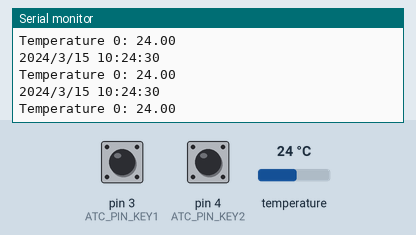
This sketch was run on a simulated Arduino Uno, built with avr-gcc and run on an emulated ATmega328P. On the bench: the last lines printed to the serial monitor. The inputs (shaded band) are chosen by the test bench; at power-on: pin 3 (ATC_PIN_KEY1) LOW, temperature 24 °C, pin 4 (ATC_PIN_KEY2) LOW. The local clock reads 2024-03-15 10:24:30 at power-on unless the sketch sets it.

Above: at 1.2 s.
1.3 s: pin 3 (ATC_PIN_KEY1) pulled HIGH for 0.3 s
At 1.46 s:
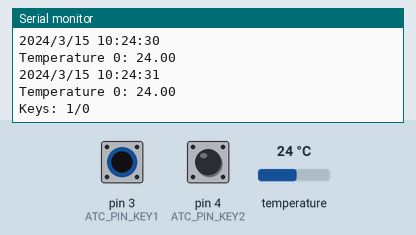
3.1 s: temperature set to 12 °C
At 3.22 s:
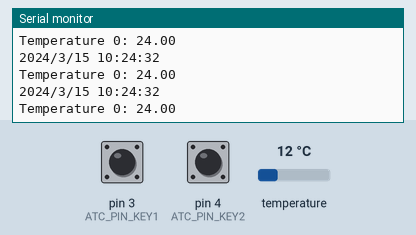
4.6 s: pin 4 (ATC_PIN_KEY2) pulled HIGH for 0.3 s
At 4.77 s:
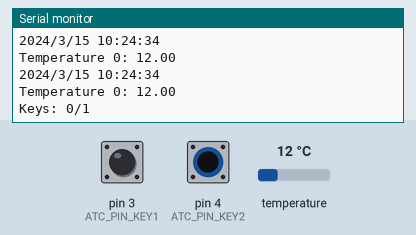
6.4 s: pin 3 (ATC_PIN_KEY1) pulled HIGH for 1 s
At 6.55 s:
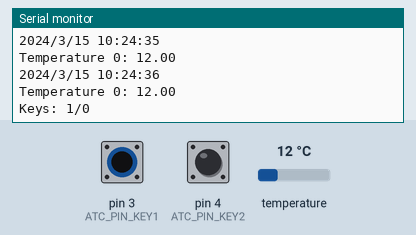
8.9 s: pin 4 (ATC_PIN_KEY2) pulled HIGH for 1 s
At 9.1 s:
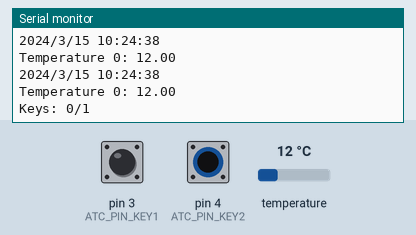
11.4 s: pin 4 (ATC_PIN_KEY2) pulled HIGH for 1 s
At 11.66 s:
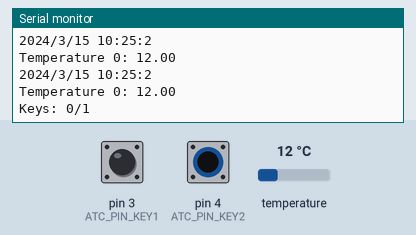
Timing chart, 0 to 14.4 s (numbered marks = the images above; inputs shaded):
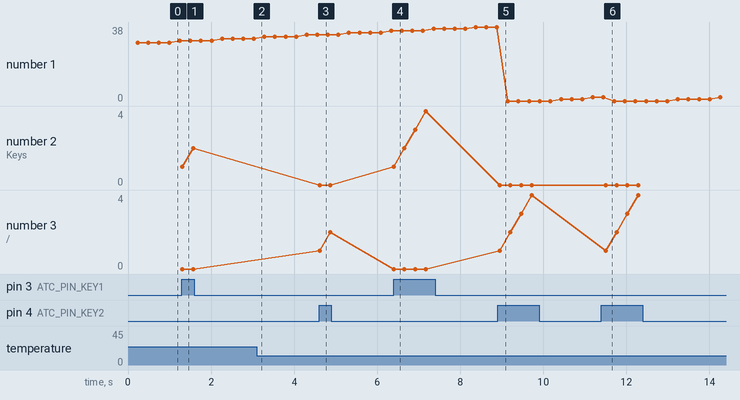

The sketch:

ArduinoTermoClock.ino
```cpp
#include "Display.h"

Display *display;

void setup() {
    // If Arduino 5V output is broken, use A0 and A1 for 5V power
//    pinMode(A0, OUTPUT);
//    pinMode(A1, OUTPUT);
//    digitalWrite(A0, HIGH);
//    digitalWrite(A1, HIGH);

    Serial.begin(9600);
    display = Display::make();
    display->init();
}

void loop() {
    display->fresh();
    display->draw();
    delay(50);
}
```

Display.cpp
```cpp
#include "Settings.h"

#if defined(ATC_DISPLAY_GRAPH)
#include "DisplayGraph.h"
#elif defined(ATC_DISPLAY_TEXT)
#include "DisplayText.h"
#else
#include "Display.h"
#endif

#ifdef ATC_USE_EEPROM_ADDR
#include <EEPROM.h>
#endif

const uint8_t ATC_daysInMonth [] PROGMEM = { 31,28,31,30,31,30,31,31,30,31,30,31 };

void Display::setMode(uint8_t aMode) {
    mMode = aMode;
#ifdef ATC_USE_EEPROM_ADDR
    EEPROM.update(ATC_USE_EEPROM_ADDR, mMode);
#endif
}

Display *Display::make() {
#if defined(ATC_DISPLAY_GRAPH)
    return new DisplayGraph(ATC_PIN_KEY1, ATC_PIN_KEY2, ATC_PIN_TERMO);
#elif defined(ATC_DISPLAY_TEXT)
    return new DisplayText(ATC_PIN_KEY1, ATC_PIN_KEY2, ATC_PIN_TERMO);
#else
    return new Display(ATC_PIN_KEY1, ATC_PIN_KEY2, ATC_PIN_TERMO);
#endif
}

void Display::strNum(float num, char *buf, uint8_t len, bool sig, uint8_t pos, bool fill) {
    int x = floor(fabs(num));
    int8_t p = len;
    int8_t b = (sig || (num < 0)) ? 1 : 0;

    buf[p--] = '\0';

    if (pos > 0)
        p -= pos + 1;

    for ( ; p >= b; --p) {
        buf[p] = '0' + (x % 10);
        x /= 10;
        if (!fill && !x) {
            --p;
            break;
        }
    }

    if (num < 0) {
        buf[p--] = '-';
    } else if (sig) {
        buf[p--] = '+';
    }

    for ( ; p >= 0; --p) {
        buf[p] = ' ';
    }

    if (pos > 0) {
        b = len - pos - 1;
        num = fabs(num);
        num -= floor(num);

        buf[b] = '.';
        for (p=1; p < pos; ++p) {
            x = floor(num * 10);
            num = num * 10 - x;
            buf[b+p] = '0' + x;
        }
        x = round(num * 10);
        buf[b+p] = '0' + x;
    }
}

void Display::init() {
    // Buttons init
    pinMode(mPinKey1, INPUT);
    pinMode(mPinKey2, INPUT);

#ifdef ATC_USE_EEPROM_ADDR
    setMode(EEPROM.read(ATC_USE_EEPROM_ADDR));
    mTermoDesc = EEPROM.read(ATC_USE_EEPROM_ADDR+1);
#endif

    // Real Time Clock init
    if (!mRtc.begin()) {
        Serial.println("Couldn't find RTC");
        while (true) delay(1000);
    }

    if (!mRtc.isrunning()) {
        Serial.println("RTC is NOT running!");
    }

    mNow = mRtc.now();
    if (mNow.year() <= 2015) {
        // following line sets the RTC to the date & time this sketch was compiled
        mRtc.adjust(DateTime(F(__DATE__), F(__TIME__)));
    }

    // Temperature sensors init
    mTermo.init();
}

void Display::fresh() {
    auto newOnKey1 = (bool)digitalRead(mPinKey1);
    auto newOnKey2 = (bool)digitalRead(mPinKey2);

    if (!newOnKey1 && mOnKey1)
        mCntKey1 = 0;
    else if (newOnKey1)
        ++mCntKey1;
    mOnKey1 = newOnKey1;

    if (!newOnKey2 && mOnKey2)
        mCntKey2 = 0;
    else if (newOnKey2)
        ++mCntKey2;
    mOnKey2 = newOnKey2;

    if (mOnKey1 || mOnKey2) {
        Serial.print("Keys: ");
        Serial.print(mCntKey1);
        Serial.print("/");
        Serial.println(mCntKey2);
    }

    mNow = mRtc.now();

    if (!mIsEdit && (((mCntKey1 == 2) && (mCntKey2 >= 2) && (mCntKey2 < 4)) ||
                     ((mCntKey1 >= 2) && (mCntKey2 == 2)))) {
        mTermoDesc = !mTermoDesc;
#ifdef ATC_USE_EEPROM_ADDR
        EEPROM.update(ATC_USE_EEPROM_ADDR + 1, mTermoDesc);
#endif
    } else if (!mIsEdit && (mCntKey1 == 0) && (mCntKey2 == 2)) {
        nextMode();
    } else if (!mIsEdit && (mCntKey1 == 4) && (mCntKey2 == 0)) {
        mIsEdit = true;
        mPosEdit = 1;
        mCntEdit = 1;
    } else if (mIsEdit) {
        ++mCntEdit;
        if ((mCntKey1 == 1) && (mCntKey2 == 0)) {
            mPosEdit <<= 1;
            if (mPosEdit > ATC_EDIT_YEAR) {
                mPosEdit = 0;
                mIsEdit = false;
            }
            mCntEdit = 1;
        } else if ((mCntKey1 == 4) && (mCntKey2 == 0)) {
            mIsEdit = false;
        } else if ((mCntKey1 == 0) && (mCntKey2 > 0)) {
            uint16_t x;
            mNow = mRtc.now();

            switch (mPosEdit) {
                case ATC_EDIT_SEC:
                    if (mNow.second() < 30) {
                        mRtc.adjust(DateTime(mNow.year(), mNow.month(), mNow.day(), mNow.hour(), mNow.minute(), 0));
                    } else {
                        if ((x = mNow.minute() + 1) >= 60)
                            x = 0;
                        mRtc.adjust(DateTime(mNow.year(), mNow.month(), mNow.day(), mNow.hour(), x, 0));
                    }
                    break;

                case ATC_EDIT_MIN:
                    if ((x = mNow.minute() + 1) >= 60)
                        x = 0;
                    mRtc.adjust(DateTime(mNow.year(), mNow.month(), mNow.day(), mNow.hour(), x, mNow.second()));
                    break;

                case ATC_EDIT_HOUR:
                    if ((x = mNow.hour() + 1) >= 24)
                        x = 0;
                    mRtc.adjust(DateTime(mNow.year(), mNow.month(), mNow.day(), x, mNow.minute(), mNow.second()));
                    break;

                case ATC_EDIT_DAY:
                    if ((x = mNow.day() + 1) > (pgm_read_byte(ATC_daysInMonth + mNow.month() - 1) + (((mNow.month() == 2) && (mNow.year() % 4 == 0)) ? 1 : 0)))
                        x = 1;
                    mRtc.adjust(DateTime(mNow.year(), mNow.month(), x, mNow.hour(), mNow.minute(), mNow.second()));
                    break;

                case ATC_EDIT_MONTH:
                    if ((x = mNow.month() + 1) > 12)
                        x = 1;
                    mRtc.adjust(DateTime(mNow.year(), x, mNow.day(), mNow.hour(), mNow.minute(), mNow.second()));
                    break;

                case ATC_EDIT_YEAR:
                    if ((x = mNow.year() + 1) > 2030)
                        x = 2016;
                    mRtc.adjust(DateTime(x, mNow.month(), mNow.day(), mNow.hour(), mNow.minute(), mNow.second()));
                    break;

                default:
                    break;
            }

            mCntEdit = 0;
            mNow = mRtc.now();
        } else if (mCntEdit > 100) {
            mIsEdit = false;
        }
    }

    mTermo.reload();
}

void Display::draw() {
    Serial.print(mNow.year(), DEC);
    Serial.print('/');
    Serial.print(mNow.month(), DEC);
    Serial.print('/');
    Serial.print(mNow.day(), DEC);
    Serial.print(" ");
    Serial.print(mNow.hour(), DEC);
    Serial.print(':');
    Serial.print(mNow.minute(), DEC);
    Serial.print(':');
    Serial.print(mNow.second(), DEC);
    Serial.println();

    for (uint8_t i=0; i < mTermo.getNumDev(); ++i) {
        Serial.print("Temperature ");
        Serial.print(i, DEC);
        Serial.print(": ");
        Serial.println(mTermo.getTermC(i));
    }
}
```

Display.h
```cpp
#ifndef ATC_DISPLAY_H
#define ATC_DISPLAY_H

#define ATC_EDIT_SEC    1
#define ATC_EDIT_MIN    2
#define ATC_EDIT_HOUR   4
#define ATC_EDIT_DAY    8
#define ATC_EDIT_MONTH 16
#define ATC_EDIT_YEAR  32

#define ATC_Space2 "  "
#define ATC_Space4 "    "
#define ATC_Space6 "      "
#define ATC_Space8 "        "

#include "Termo.h"
#include <RTClib.h>

class Display {
protected:
    uint8_t mPinKey1;
    uint8_t mPinKey2;

    bool mOnKey1;
    bool mOnKey2;
    uint16_t mCntKey1;
    uint16_t mCntKey2;

    uint8_t mMode;
    bool mTermoDesc;

    bool mIsEdit;
    uint16_t mPosEdit;
    uint16_t mCntEdit;

    RTC_DS1307 mRtc;
    DateTime mNow;
    Termo mTermo;

    Display(uint8_t aPinKey1, uint8_t aPinKey2, uint8_t aPinTerm, uint8_t aSizeTerm=10) :
            mPinKey1(aPinKey1), mPinKey2(aPinKey2),
            mOnKey1(false), mOnKey2(false), mCntKey1(0), mCntKey2(0),
            mMode(0), mTermoDesc(true),
            mIsEdit(false), mPosEdit(0), mCntEdit(0),
            mRtc(), mNow(), mTermo(aPinTerm, aSizeTerm)
    {}

    virtual void nextMode() {}
    virtual void setMode(uint8_t aMode);

public:
    virtual ~Display() {}

    static Display* make();
    static void strNum(float num, char *buf, uint8_t len, bool sig=false, uint8_t pos=0, bool fill=true);

    virtual void init();
    virtual void fresh();
    virtual void draw();
};

#endif //ATC_DISPLAY_H
```

DisplayGraph.cpp
```cpp
#include "DisplayGraph.h"

#ifdef ATC_DISPLAY_GRAPH

void DisplayGraph::nextMode() {
    if (++mMode > ATC_MODE_GRAPH2)
        mMode = 0;
    setMode(mMode);
}

void DisplayGraph::setMode(uint8_t aMode) {
    Display::setMode(aMode);
    switch (mMode) {
        case ATC_MODE_GRAPH1:
            mTermo.setSize(10);
            break;
        case ATC_MODE_GRAPH2:
        default:
            mTermo.setSize(12);
            break;
    }
}

void DisplayGraph::drawMode1() {
    float i;
    mGraph->drawCircle(31, 31, 31);
    mGraph->drawPixel(31, 31);
    for (i=0.0; i < 2 * PI; i += PI / 6) {
        mGraph->drawLine(31 + sin(i) * 31, 31 + cos(i) * 31, 31 + sin(i) * 28, 31 + cos(i) * 28);
    }

    if (!mIsEdit || !(mPosEdit & ATC_EDIT_HOUR) || !(mCntEdit & 1)) {
        i = (mNow.hour() + mNow.minute() / 60.0) / 6.0 * PI;
        mGraph->drawLine(31, 31, 31 + sin(i) * 15, 31 - cos(i) * 15);
    }
    if (!mIsEdit || !(mPosEdit & ATC_EDIT_MIN) || !(mCntEdit & 1)) {
        i = mNow.minute() / 30.0 * PI;
        mGraph->drawLine(31, 31, 31 + sin(i) * 20, 31 - cos(i) * 20);
    }
    if (!mIsEdit || !(mPosEdit & ATC_EDIT_SEC) || !(mCntEdit & 1)) {
        i = mNow.second() / 30.0 * PI;
        mGraph->drawLine(31, 31, 31 + sin(i) * 25, 31 - cos(i) * 25);
    }

    mGraph->setFont(u8g_font_8x13B);
    if (mIsEdit && (mPosEdit & ATC_EDIT_DAY) && (mCntEdit & 1)) {
        strcpy(mBuf+0, ATC_Space2);
    } else {
        strNum(mNow.day(), mBuf + 0, 2);
    }
    mBuf[2] = '.';
    if (mIsEdit && (mPosEdit & ATC_EDIT_MONTH) && (mCntEdit & 1)) {
        strcpy(mBuf+3, ATC_Space2);
    } else {
        strNum(mNow.month(), mBuf + 3, 2);
    }
    mBuf[5] = '.';
    if (mIsEdit && (mPosEdit & ATC_EDIT_YEAR) && (mCntEdit & 1)) {
        strcpy(mBuf+6, ATC_Space2);
    } else {
        strNum(mNow.year() - 2000, mBuf + 6, 2);
    }
    mGraph->drawStr( 64, 62, mBuf);

    mGraph->setFont(u8g_font_10x20);

    if (mTermo.getNumDev() > 0) {
        strNum(mTermo.getTermC(0), mBuf, 6, true, 2, false);
        mGraph->drawStr(65, (mTermoDesc ? 38 : 14), mBuf);
    }
    if (mTermo.getNumDev() > 1) {
        strNum(mTermo.getTermC(1), mBuf, 6, true, 2, false);
        mGraph->drawStr(65, (mTermoDesc ? 14 : 38), mBuf);
    }
}

void DisplayGraph::drawMode2() {
    mGraph->setFont(u8g_font_10x20);
    if (mIsEdit && (mPosEdit & ATC_EDIT_HOUR) && (mCntEdit & 1)) {
        strcpy(mBuf+0, ATC_Space2);
    } else {
        strNum(mNow.hour(), mBuf + 0, 2);
    }
    mBuf[2] = ':';
    if (mIsEdit && (mPosEdit & ATC_EDIT_MIN) && (mCntEdit & 1)) {
        strcpy(mBuf+3, ATC_Space2);
    } else {
        strNum(mNow.minute(), mBuf + 3, 2);
    }
    mBuf[5] = ':';
    if (mIsEdit && (mPosEdit & ATC_EDIT_SEC) && (mCntEdit & 1)) {
        strcpy(mBuf+6, ATC_Space2);
    } else {
        strNum(mNow.second(), mBuf + 6, 2);
    }
    mGraph->drawStr(24, 14, mBuf);

    strNum(mNow.day(), mBuf+0, 2);
    if (mIsEdit && (mPosEdit & ATC_EDIT_DAY) && (mCntEdit & 1)) {
        strcpy(mBuf+0, ATC_Space2);
    } else {
        strNum(mNow.day(), mBuf + 0, 2);
    }
    mBuf[2] = '.';
    if (mIsEdit && (mPosEdit & ATC_EDIT_MONTH) && (mCntEdit & 1)) {
        strcpy(mBuf+3, ATC_Space2);
    } else {
        strNum(mNow.month(), mBuf + 3, 2);
    }
    mBuf[5] = '.';
    if (mIsEdit && (mPosEdit & ATC_EDIT_YEAR) && (mCntEdit & 1)) {
        strcpy(mBuf+6, ATC_Space4);
    } else {
        strNum(mNow.year(), mBuf + 6, 4);
    }
    mGraph->drawStr(14, 38, mBuf);

    mGraph->setFont(u8g_font_8x13B);
    if (mTermo.getNumDev() > 0) {
        strNum(mTermo.getTermC(0), mBuf, 7, true, 3, false);
        mGraph->drawStr( (mTermoDesc ? 68 : 4), 62, mBuf);
    }
    if (mTermo.getNumDev() > 1) {
        strNum(mTermo.getTermC(1), mBuf, 7, true, 3, false);
        mGraph->drawStr((mTermoDesc ? 4 : 68), 62, mBuf);
    }
}

DisplayGraph::DisplayGraph(uint8_t aPinKey1, uint8_t aPinKey2, uint8_t aPinTerm, uint8_t aSizeTerm) :
    Display(aPinKey1, aPinKey2, aPinTerm, aSizeTerm),
    mGraph(new U8GLIB_SSD1306_128X64(U8G_I2C_OPT_NONE|U8G_I2C_OPT_DEV_0)), mBuf()
{}

void DisplayGraph::init() {
    Display::init();

    for (uint8_t i=0; i < 12; ++i)
        mBuf[i] = '\0';

    // Display init
    mGraph->setRot180();
}

void DisplayGraph::draw() {
    mGraph->firstPage();
    do {
        if (mMode == ATC_MODE_GRAPH2) {
            drawMode2();
        } else {
            drawMode1();
        }
    } while( mGraph->nextPage() );
}

#endif
```

DisplayGraph.h
```cpp
#ifndef ATC_DISPLAYGRAPH_H
#define ATC_DISPLAYGRAPH_H

#include "Display.h"

#ifdef ATC_DISPLAY_GRAPH

#define ATC_MODE_GRAPH1 0
#define ATC_MODE_GRAPH2 1

#include <U8glib.h>

class DisplayGraph : public Display {
protected:
    U8GLIB *mGraph;
    char mBuf[12];

    virtual void nextMode();
    virtual void setMode(uint8_t aMode);

    void drawMode1();
    void drawMode2();

public:
    DisplayGraph(uint8_t aPinKey1, uint8_t aPinKey2, uint8_t aPinTerm, uint8_t aSizeTerm=10);
    virtual ~DisplayGraph() {}

    virtual void init();
    virtual void draw();
};

#endif

#endif //ATC_DISPLAYGRAPH_H
```

DisplayText.cpp
```cpp
#include "DisplayText.h"

#ifdef ATC_DISPLAY_TEXT

void DisplayText::nextMode() {
    if (++mMode > ATC_MODE_TEXT2)
        mMode = 0;
    setMode(mMode);
    mLcd.clear();
}

void DisplayText::setMode(uint8_t aMode) {
    Display::setMode(aMode);
    switch (mMode) {
        case ATC_MODE_TEXT1:
            mTermo.setSize(10);
            break;
        case ATC_MODE_TEXT2:
        default:
            mTermo.setSize(12);
            break;
    }
}

void DisplayText::init() {
    Display::init();

    for (uint8_t i=0; i < 12; ++i)
        mBuf[i] = '\0';

    // Display init
    mLcd.init();
    mLcd.backlight();
}

void DisplayText::draw() {
    // Draw Date
    mLcd.setCursor(0, 1);
    if (mIsEdit && (mPosEdit & ATC_EDIT_DAY) && (mCntEdit & 1)) {
        mLcd.print(ATC_Space2);
    } else {
        strNum(mNow.day(), mBuf, 2);
        mLcd.print(mBuf);
    }

    mLcd.setCursor(2, 1);
    mLcd.print(".");

    mLcd.setCursor(3, 1);
    if (mIsEdit && (mPosEdit & ATC_EDIT_MONTH) && (mCntEdit & 1)) {
        mLcd.print(ATC_Space2);
    } else {
        strNum(mNow.month(), mBuf, 2);
        mLcd.print(mBuf);
    }

    mLcd.setCursor(5, 1);
    mLcd.print(".");

    mLcd.setCursor(6, 1);
    if (mIsEdit && (mPosEdit & ATC_EDIT_YEAR) && (mCntEdit & 1)) {
        mLcd.print((mMode == ATC_MODE_TEXT1) ? ATC_Space4 : ATC_Space2);
    } else {
        if (mMode == ATC_MODE_TEXT1)
            strNum(mNow.year(), mBuf, 4);
        else
            strNum(mNow.year() - 2000, mBuf, 2);
        mLcd.print(mBuf);
    }

    // Draw Time
    uint8_t pos = (mMode == ATC_MODE_TEXT1) ? 1 : 0;

    mLcd.setCursor(pos + 0, 0);
    if (mIsEdit && (mPosEdit & ATC_EDIT_HOUR) && (mCntEdit & 1)) {
        mLcd.print(ATC_Space2);
    } else {
        strNum(mNow.hour(), mBuf, 2);
        mLcd.print(mBuf);
    }

    mLcd.setCursor(pos + 2, 0);
    mLcd.print(":");

    mLcd.setCursor(pos + 3, 0);
    if (mIsEdit && (mPosEdit & ATC_EDIT_MIN) && (mCntEdit & 1)) {
        mLcd.print(ATC_Space2);
    } else {
        strNum(mNow.minute(), mBuf, 2);
        mLcd.print(mBuf);
    }

    mLcd.setCursor(pos + 5, 0);
    mLcd.print(":");

    mLcd.setCursor(pos + 6, 0);
    if (mIsEdit && (mPosEdit & ATC_EDIT_SEC) && (mCntEdit & 1)) {
        mLcd.print(ATC_Space2);
    } else {
        strNum(mNow.second(), mBuf, 2);
        mLcd.print(mBuf);
    }

    // Draw Temperature
    uint8_t size;
    uint8_t acc;
    if (mMode == ATC_MODE_TEXT1) {
        pos  = 10;
        size = 6;
        acc  = 1;
    } else {
        pos  = 8;
        size = 8;
        acc  = 3;
    }
    mLcd.setCursor(pos, (mTermoDesc ? 1 : 0));
    if (mTermo.getNumDev() > 0) {
        strNum(mTermo.getTermC(0), mBuf, size, true, acc, false);
        mLcd.print(mBuf);
    } else {
        mLcd.print((mMode == ATC_MODE_TEXT1) ? ATC_Space6 : ATC_Space8);
    }

    mLcd.setCursor(pos, (mTermoDesc ? 0 : 1));
    if (mTermo.getNumDev() > 1) {
        strNum(mTermo.getTermC(1), mBuf, size, true, acc, false);
        mLcd.print(mBuf);
    } else {
        mLcd.print((mMode == ATC_MODE_TEXT1) ? ATC_Space6 : ATC_Space8);
    }
}

#endif
```

DisplayText.h
```cpp
#ifndef ATC_DISPLAYTEXT_H
#define ATC_DISPLAYTEXT_H

#include "Display.h"

#ifdef ATC_DISPLAY_TEXT

#define ATC_MODE_TEXT1 0
#define ATC_MODE_TEXT2 1

#include <LiquidCrystal_I2C.h>

class DisplayText : public Display {
protected:
    LiquidCrystal_I2C mLcd;
    char mBuf[12];

    virtual void nextMode();
    virtual void setMode(uint8_t aMode);

public:
    DisplayText(uint8_t aPinKey1, uint8_t aPinKey2, uint8_t aPinTerm, uint8_t aSizeTerm=10) :
            Display(aPinKey1, aPinKey2, aPinTerm, aSizeTerm),
            mLcd(0x27, 16, 2), mBuf() {}
    virtual ~DisplayText() {}

    virtual void init();
    virtual void draw();
};

#endif

#endif //ATC_DISPLAYTEXT_H
```

Termo.h
```cpp
#ifndef ATC_TERMO_H
#define ATC_TERMO_H

#include "Settings.h"
#include <OneWire.h>
#include <DallasTemperature.h>

class Termo {
private:
    uint8_t mPin;
    uint8_t mSize;
    uint8_t mNumDev;

    OneWire mWire;
    DallasTemperature mSensors;
    DeviceAddress *mDevices;

public:
    explicit Termo(uint8_t aPin, uint8_t aSize=10) :
            mPin(aPin), mSize(aSize), mNumDev(0),
            mWire(aPin), mSensors(&mWire), mDevices(NULL)
    {}
    virtual ~Termo() {}

    void init();

    void reload() {
        mSensors.requestTemperatures();
    }

    uint8_t getSize() const { return mSize; }
    void setSize(uint8_t aSize);

    uint8_t getNumDev() const { return mNumDev; }
    float getTermC(uint8_t aDevNum=0) {
        return mSensors.getTempC(mDevices[aDevNum]);
    }
};

#endif //ATC_TERMO_H
```

Settings.h
```cpp
#ifndef ATC_SETTINGS_H
#define ATC_SETTINGS_H

//#define ATC_DISPLAY_TEXT 1
//#define ATC_DISPLAY_GRAPH 1

//#define ATC_USE_EEPROM_ADDR 10

#define ATC_PIN_TERMO 2  // Specify pin for Temperature sensor

#define ATC_PIN_KEY1  3  // Specify pin for button 1
#define ATC_PIN_KEY2  4  // Specify pin for button 2


#include <Arduino.h>

#endif //ATC_SETTINGS_H
```

Source omitted: Termo.cpp (1509 bytes)

Measured:
- after the input at 1.3 s, the serial monitor: prints a new line at once (image 1)
- after the input at 4.6 s, the serial monitor: prints a new line at once (image 3)
- after the input at 6.4 s, the serial monitor: prints a new line at once (image 4)
- after the input at 8.9 s, the serial monitor: prints a new line after 0.05 s (image 5)
- plotted number 2: 0 → 4 after the input at 6.4 s
- plotted number 3: 0 → 2 after the input at 4.6 s
